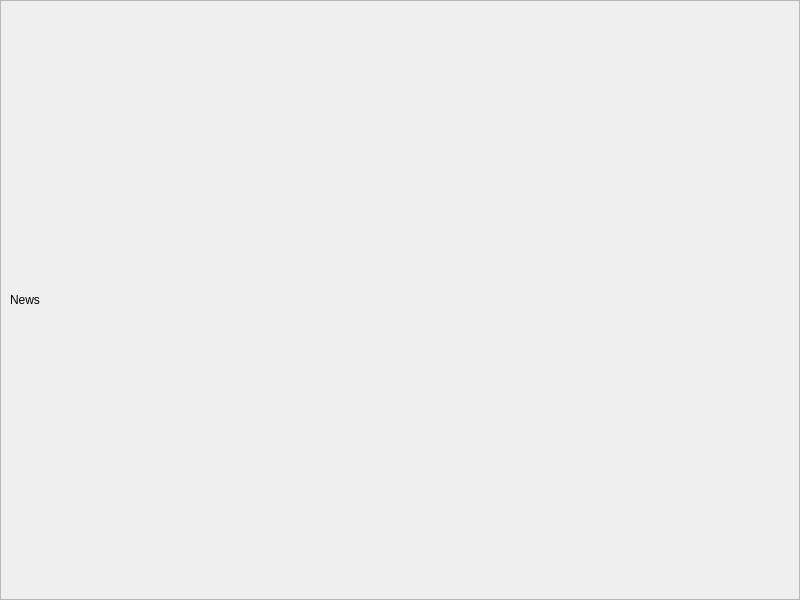
<?xml version="1.0" encoding="UTF-8"?>
<ui version="4.0">
 <class>NewsWidget</class>
 <widget class="QWidget" name="NewsWidget">
  <property name="geometry">
   <rect>
    <x>0</x>
    <y>0</y>
    <width>800</width>
    <height>600</height>
   </rect>
  </property>
  <property name="windowTitle">
   <string>News</string>
  </property>
  <layout class="QVBoxLayout" name="verticalLayout">
   <property name="spacing">
    <number>0</number>
   </property>
   <property name="leftMargin">
    <number>0</number>
   </property>
   <property name="topMargin">
    <number>0</number>
   </property>
   <property name="rightMargin">
    <number>0</number>
   </property>
   <property name="bottomMargin">
    <number>0</number>
   </property>
   <item>
    <widget class="QScrollArea" name="NewsScrollArea">
     <property name="widgetResizable">
      <bool>true</bool>
     </property>
     <widget class="QWidget" name="scrollAreaWidgetContents">
      <property name="geometry">
       <rect>
        <x>0</x>
        <y>0</y>
        <width>798</width>
        <height>598</height>
       </rect>
      </property>
      <layout class="QVBoxLayout" name="verticalLayout_2">
       <item>
        <widget class="QLabel" name="label">
         <property name="text">
          <string>News</string>
         </property>
        </widget>
       </item>
      </layout>
     </widget>
    </widget>
   </item>
  </layout>
 </widget>
 <resources/>
 <connections/>
</ui>
